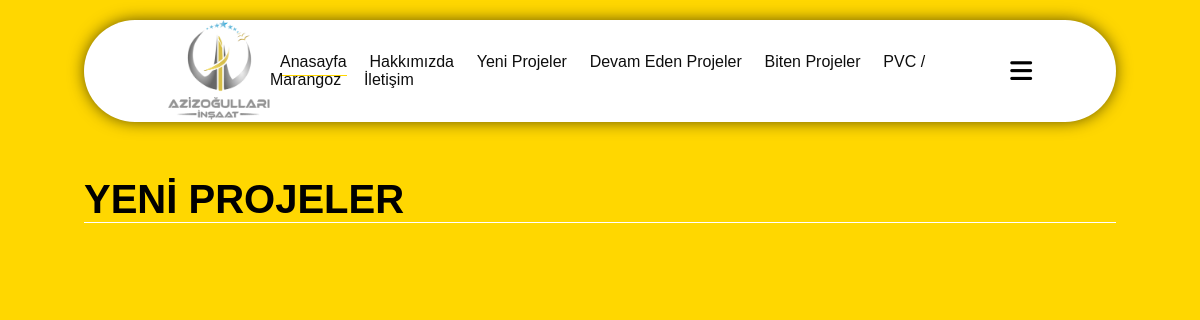
Before: /index.php/main/yeni_projeler with the older database file.
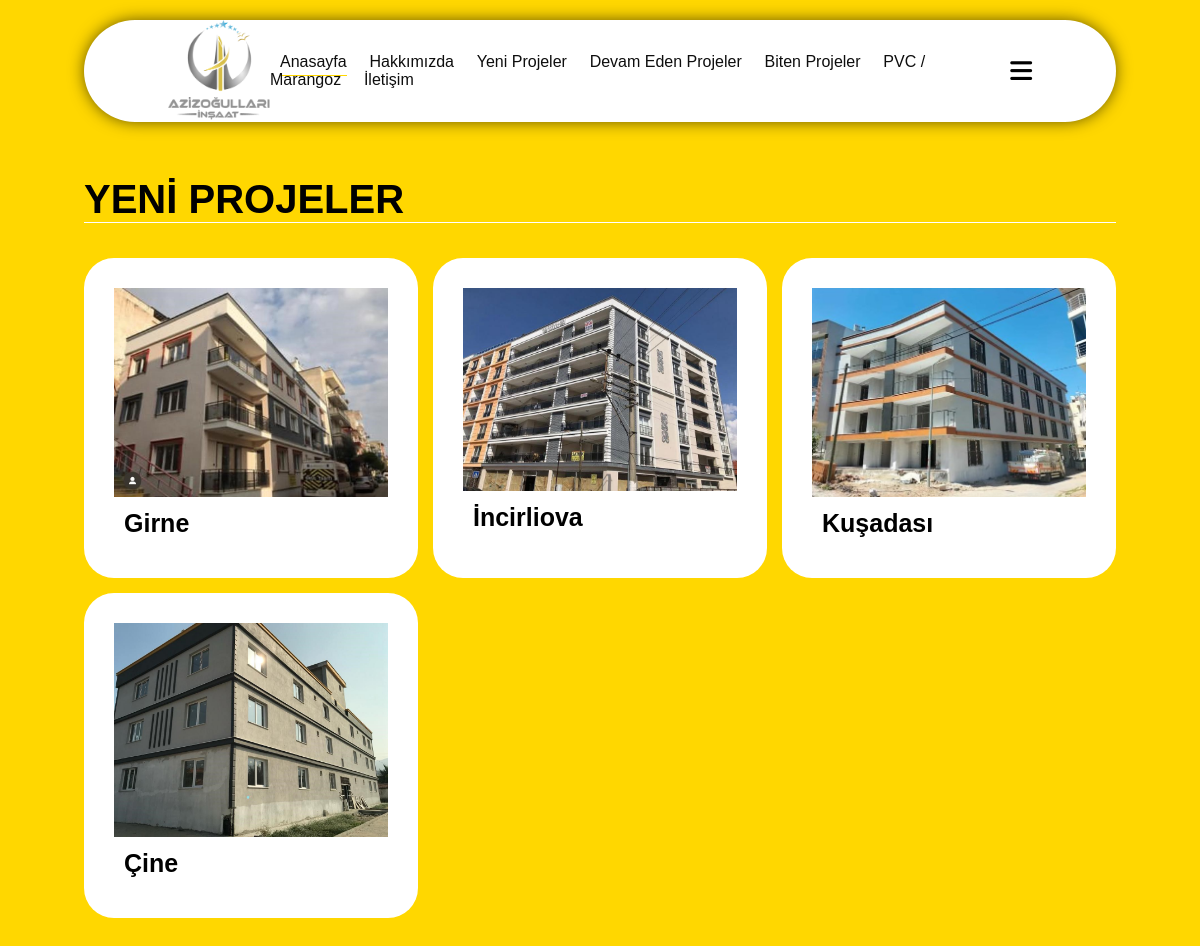
After: the same page with the newer database file.
### tables this page shows
CREATE TABLE `yeni_projeler` (
	`id` INT NOT NULL AUTO_INCREMENT ,
	`header` VARCHAR(100) NOT NULL ,
	`body` VARCHAR(10000) NOT NULL ,
	`image` varchar(100) not null ,
	PRIMARY KEY (`id`)
);

### application/controllers/Main.php (called while the page is built, shortened)
<?php
    class Main extends CI_Controller {
        public function __construct() {
            $this->load->model("Panel");
        }
        public function yeni_projeler() {
            $data = $this->Panel->getYeniProjeler();
            $veri = array(
                "data" => $data
            );
            $this->load->view("yeni_projeler",$veri);
        }
    }
?>

### index.php (called while the page is built, shortened)
<?php
require_once BASEPATH.'core/CodeIgniter.php';

### application/models/Panel.php (called while the page is built, shortened)
<?php
	class Panel extends CI_Model {
		public function getYeniProjeler() {
			return $this->db->query("select * from yeni_projeler");
		}
	}
?>

### application/views/yeni_projeler.php (the view, shortened to what this page needs)
<!DOCTYPE html>
<html lang="tr">
    <head>
        <link rel="stylesheet"
        href="https://cdnjs.cloudflare.com/ajax/libs/font-awesome/6.4.2/css/all.min.css"
 />
        <link rel="stylesheet" href="../css/style.css">
    </head>
    <body>
        <?php $this->load->view("shared_files/_navbar")?>
        <section class="Projeler">
            <h1 class="heading"><span>Yeni Projeler</span></h1>
            <div class="box-container">
                <?php
                    foreach ($data->result() as $proje) {
                        echo "\t\t\t\t<div class='box'>\n";
                        echo "\t\t\t\t\t<div class='box-head'>\n";
                        echo "\t\t\t\t\t\t<img src='".($proje->image)."' alt='Projeler'>\n";
                        echo "\t\t\t\t\t\t<h3>".($proje->header)."</h3>\n";
                        echo "\t\t\t\t\t</div>\n";
                        echo "\t\t\t\t</div>\n";
                    }
                ?>
            </div>
        </section>
    </body>
</html>

### application/views/shared_files/_navbar.php
<header class="header">
        <a href="<?php echo base_url('')?>" class="logo">
            <img src="../images/logo.png" alt="logo">
        </a>
        <nav class="navbar">
            <a href="<?php echo base_url("main")?>" class="active">Anasayfa</a>
            <a href="<?php echo base_url("main/hakkimizda")?>">Hakkımızda</a>
            <a href="<?php echo base_url("main/yeni_projeler")?>">Yeni Projeler</a>
            <a href="<?php echo base_url("main/devam_eden_projeler")?>">Devam Eden Projeler</a>
            <a href="<?php echo base_url("main/biten_projeler")?>">Biten Projeler</a>
            <a href="<?php echo base_url("main/pvc_marangoz")?>">PVC / Marangoz</a>
            <a href="<?php echo base_url("main/iletisim")?>">İletişim</a>
        </nav>
        <div class="buttons">
            <button>
                <i class="fas fa-bars"></i>
            </button>
        </div>
</header>

### css/style.css (style rules this page uses)
:root { --main-color: #FFD700; --black-color: #0e0e0e; --border:0.1rem solid rgba(255,255,255,0.4); }
* { font-family: "Poppins", sans-serif; margin: 0; padding: 0; box-sizing: border-box; outline: none; border: none; text-decoration: none; transition: 0.2s ease; }
html { font-size: 62.5%; overflow-x: hidden; scroll-padding-top: 9rem; scroll-behavior: smooth; }
body { background-color: var(--main-color); }
section { padding: 3.5rem 7%; }
a { color: var(--black-color); text-decoration: none; cursor: pointer; }
.heading { color: black; text-transform: uppercase; font-size: 4rem; margin-bottom: 3.5rem; border-bottom: 0.1rem solid #fff; }
.header .logo img { height: 10rem; }
.header { background-color: white; display: flex; align-items: center; justify-content: space-between; padding:0 7%; margin: 2rem 7%; border-radius: 30rem; box-shadow: 0px 0px 17px -2px rgba(0,0,0,0.75); position: sticky; top: 0; z-index: 1000; }
.header .navbar a { margin: 0 1rem; font-size: 1.6rem; color: var(--black-color); border-bottom: 0.1rem solid transparent; }
.header .navbar .active, .header .navbar a:hover { border-color: var(--main-color); padding-bottom: 0.5rem; }
.header .buttons button { cursor: pointer; font-size: 2.5rem; margin-left: 2rem; background-color: transparent; }
.Projeler .box-container { display: grid; grid-template-columns: repeat(auto-fit, minmax(30rem, 1fr)); gap: 1.5rem; }
.Projeler .box-container .box { padding: 3rem; background-color: #fff; border-radius: 3rem; background-color: #fff; display: flex; flex-direction: column; align-items: flex-start; object-fit: cover; }
.Projeler .box-container .box img { width: 100%; object-fit: cover; }
.Projeler .box-container .box h3 { font-size: 2.5rem; padding: 1rem; }

Changed rows visible on the page:
added yeni_projeler: image (picture), header "Girne"
added yeni_projeler: image (picture), header "İncirliova"
added yeni_projeler: image (picture), header "Kuşadası"
added yeni_projeler: image (picture), header "Çine"
